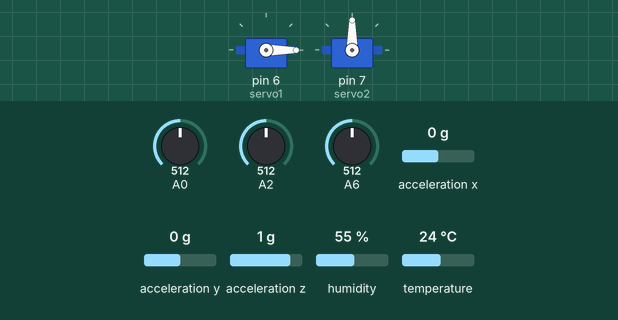
A sketch run on a simulated Arduino Uno, built with avr-gcc and run on an emulated ATmega328P. Parts: 2 × servo. Inputs (shaded band) come from the test bench; at power-on: A0 = 512, A2 = 512, A6 = 512, acceleration x 0 g, acceleration y 0 g, acceleration z 1 g, humidity 55 %, temperature 24 °C. What the sketch prints to the serial monitor is not drawn.

Above: at 0.2 s.
Timing chart, 0 to 1.7 s (numbered marks = the images above):
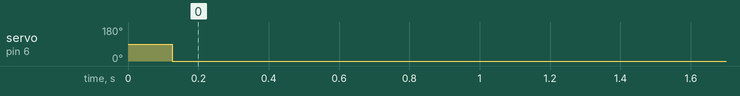

Measured:
- by itself, servo on pin 6 (servo1): 90° → 0° at 0.13 s

The sketch:

sensor2.ino
```cpp
#include <stdio.h>
#include<Servo.h>
#include "DHT.h"
#include "LIS3DHTR.h"

#ifdef SOFTWAREWIRE
    #include <SoftwareWire.h>
    SoftwareWire myWire(3, 2);
    LIS3DHTR<SoftwareWire> LIS;       //Software I2C
    #define WIRE myWire
#else
    #include <Wire.h>
    LIS3DHTR<TwoWire> LIS;           //Hardware I2C
    #define WIRE Wire
#endif

char res[16];
int light, pressure, atm, temp, ax, ay, az;
//温度センサ
DHT dht(3, DHT11);

//追加ここから
int pydata, motor, deg1, deg2;
Servo servo1, servo2;
//追加ここまで

void setup() {
  Serial.begin(57600);
  dht.begin();
  while (!Serial) {};
  LIS.begin(WIRE, 0x19); //IIC init
  delay(100);
  LIS.setOutputDataRate(LIS3DHTR_DATARATE_50HZ);

  //追加ここから
  servo1.attach(6);
  servo2.attach(7);
  deg1 = 0;
  deg2 = 90;
  //追加ここまで
}

void loop() {

  //センサから値取得
  if (!LIS) {
    Serial.println("LIS3DHTR didn't connect.");
    while (1);
    return;
  }
  light = analogRead(6);
  temp = dht.readTemperature();
  atm = analogRead(0);
  pressure = analogRead(2);
  ax = LIS.getAccelerationX()*10;
  ay = LIS.getAccelerationY()*10;
  az = LIS.getAccelerationZ()*10;

  //文字列にして送信
  sprintf(res, "%d,%d,%d,%d,%d,%d,%d", light, temp, atm, pressure, ax, ay, az);
  Serial.println(res);

  //追加ここから
  //Pythonからのデータを読み込み
  while(1) {
  pydata = Serial.read();
    if(pydata == '1') {
      motor = 1;
    }
    else if(pydata == '2') {
      motor = 2;
    }
    else if(0 <= (int)pydata && (int)pydata <= 180) {
      if(motor == 1) {
        deg1 = pydata;
      }
      if(motor == 2) {
        deg2 = pydata;
      }
    }
    else {
      break;
    }
  }

  //モータ制御
  servo1.write(deg1);
  servo2.write(deg2);
  //追加ここまで

  delay(100);
}
```
